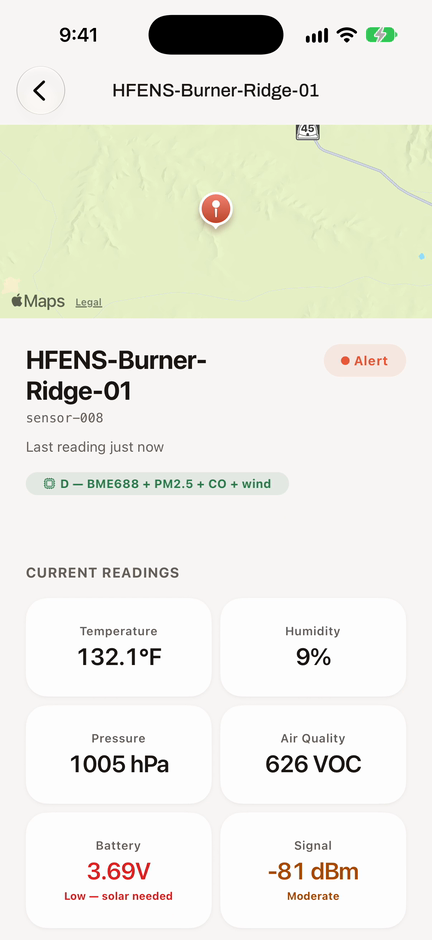
#> input picture planning/teaser/bezel/test-screen.png, 432 x 940 px, found by its file name
$ python build_bezel.py
#> lines starting #> are read from the running program, lines starting #| are printed output that depends on the picture; after the words box and inside, x2 and y2 are one past the last pixel; in counts of white or black regions, pixels touching at a corner belong together
#!/usr/bin/env python3
# Builds an iPhone-style bezel PNG (+ soft shadow) that overlays phone footage.
# Technique: bezel is an opaque rounded-rect RING with a transparent rounded hole;
# overlaid on top of the 432x940 footage it covers the footage's square corners.
from PIL import Image, ImageDraw, ImageFilter

BASE = "/Volumes/CrucialX10/uintawatch/planning/teaser"
OUT = f"{BASE}/bezel"
import os
os.makedirs(OUT, exist_ok=True)

SCREEN_W, SCREEN_H = 432, 940
BORDER = 22                     # bezel thickness around the screen
BW, BH = SCREEN_W + BORDER * 2, SCREEN_H + BORDER * 2   # 476 x 984
OUTER_R = 66
HOLE_R = 48

BEZEL = (18, 13, 10, 255)       # warm near-black, matches ink #1C1814 family
RIM = (58, 50, 42, 255)         # subtle inner rim highlight

# ---- shadow (behind device) ----
pad = 90
sh = Image.new("L", (BW + pad * 2, BH + pad * 2), 0)
#> sh: PIL image 656x1164 L; every value is 0
d = ImageDraw.Draw(sh)
d.rounded_rectangle([pad + 4, pad + 14, pad + BW - 4, pad + BH + 14], radius=OUTER_R, fill=100)
sh = sh.filter(ImageFilter.GaussianBlur(26))
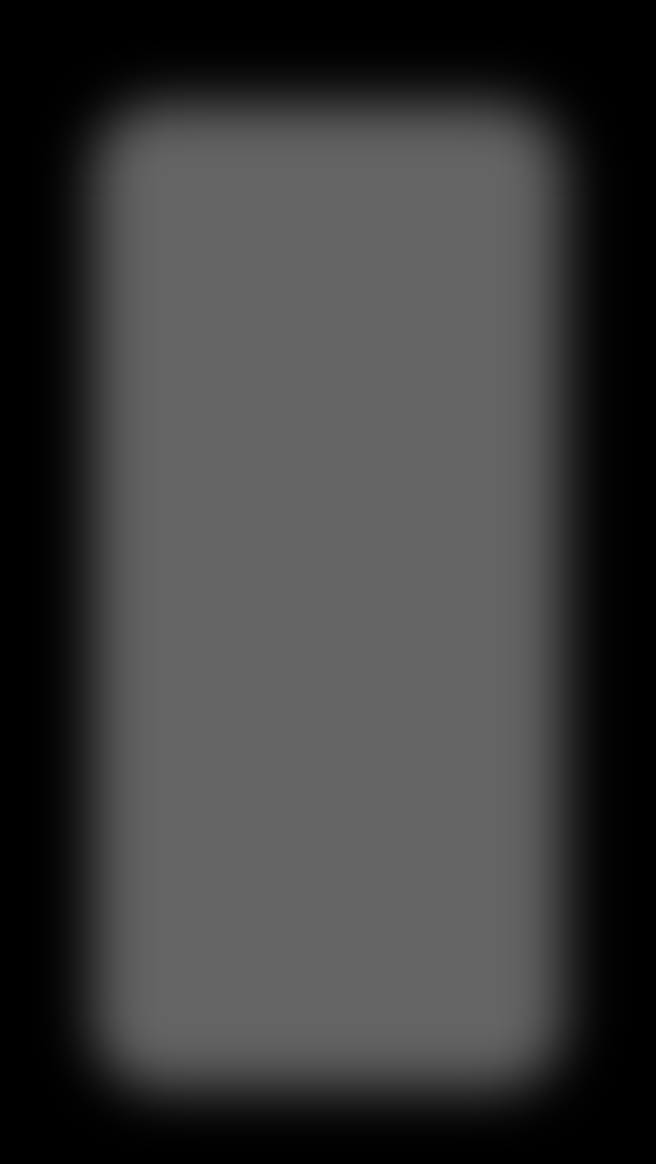
#> sh: PIL image 656x1164 L; min 0, max 100, mean 60
shadow = Image.new("RGBA", sh.size, (20, 14, 8, 0))
shadow.putalpha(sh)
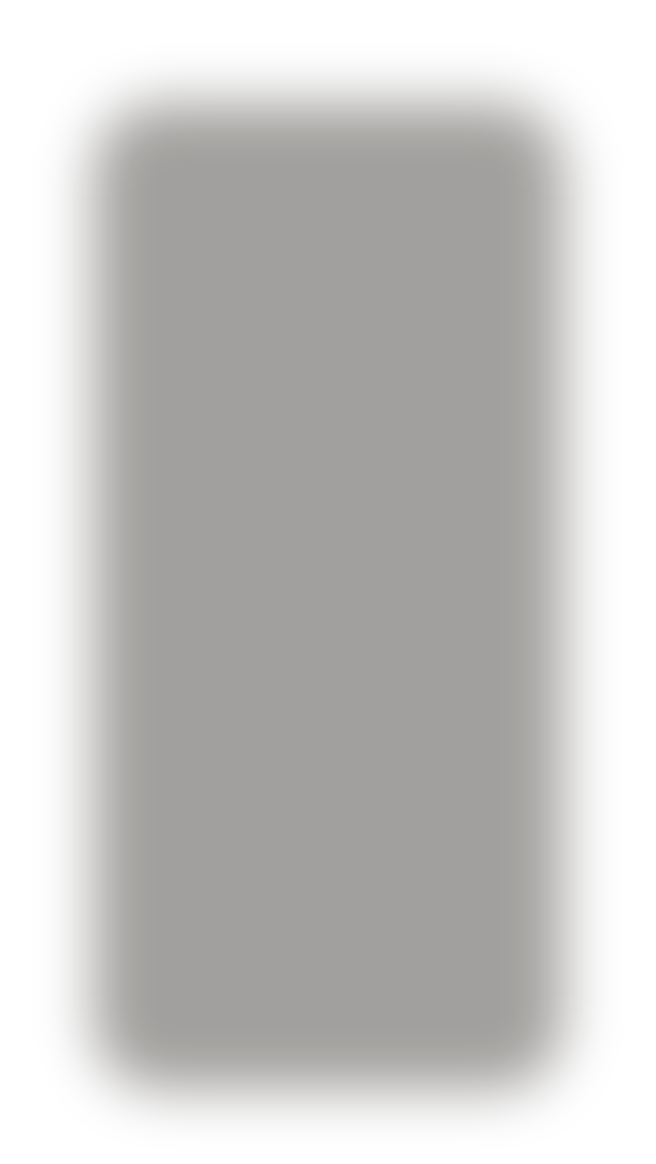
#> shadow: PIL image 656x1164 RGBA; mean R, G, B, A 20, 14, 8, 60; transparent parts drawn white
shadow.save(f"{OUT}/shadow.png")

# ---- bezel ring ----
mask = Image.new("L", (BW, BH), 0)
#> mask: PIL image 476x984 L; every value is 0
dm = ImageDraw.Draw(mask)
dm.rounded_rectangle([0, 0, BW - 1, BH - 1], radius=OUTER_R, fill=255)
dm.rounded_rectangle([BORDER, BORDER, BW - 1 - BORDER, BH - 1 - BORDER], radius=HOLE_R, fill=0)
bezel = Image.new("RGBA", (BW, BH), BEZEL)
bezel.putalpha(mask)
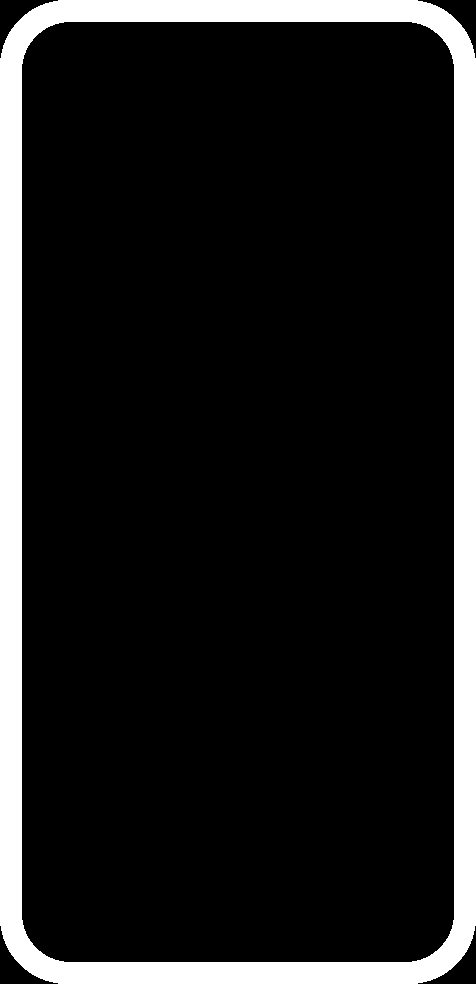
#> mask: PIL image 476x984 L; 12.9% white; 1 white region, box (x1, y1, x2, y2) and area: (0, 0, 476, 984) 60512
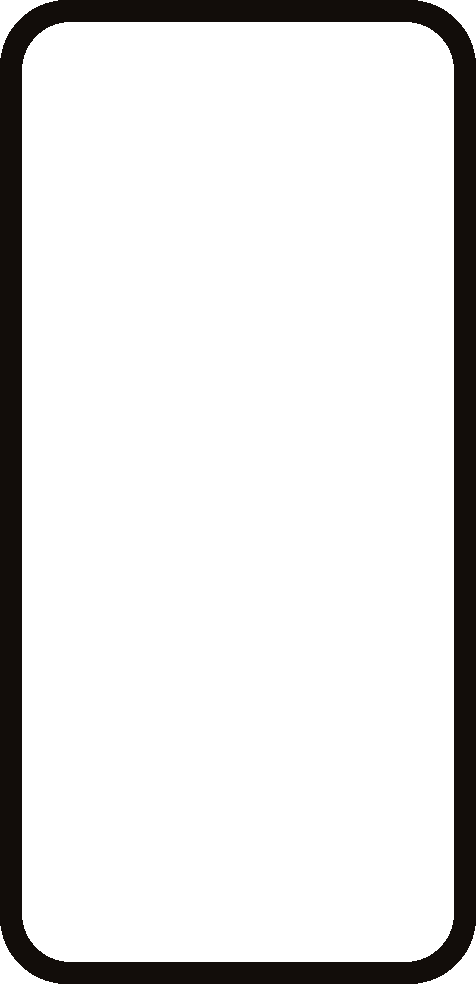
#> bezel: PIL image 476x984 RGBA; mean R, G, B, A 18, 13, 10, 32.9; transparent parts drawn white

# subtle rim stroke around the screen edge (drawn on top, inside the ring)
dv = ImageDraw.Draw(bezel)
dv.rounded_rectangle([BORDER - 1, BORDER - 1, BW - BORDER, BH - BORDER],
                     radius=HOLE_R + 1, outline=RIM, width=2)

# side buttons: power (right), volume up/down (left)
btn = (30, 23, 18, 255)
dv.rounded_rectangle([BW - 2, 250, BW + 5, 356], radius=3, fill=btn)      # power
dv.rounded_rectangle([-5, 208, 2, 268], radius=3, fill=btn)               # vol up (actually action btn on 16 Pro)
dv.rounded_rectangle([-5, 288, 2, 348], radius=3, fill=btn)               # vol up
dv.rounded_rectangle([-5, 366, 2, 426], radius=3, fill=btn)               # vol down
bezel.save(f"{OUT}/bezel.png")
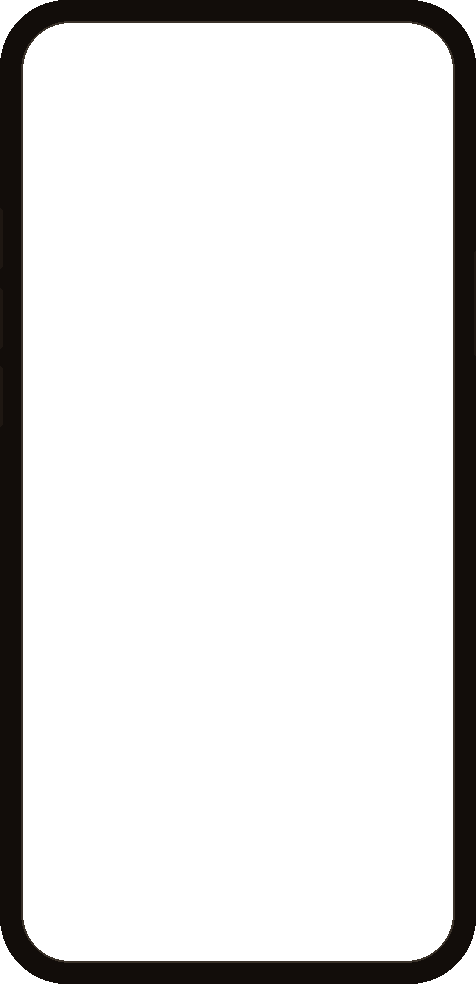
#> saved as bezel.png: PIL image 476x984 RGBA; mean R, G, B, A 18.5, 13.4, 10.4, 34.4; transparent parts drawn white

# ---- composite test: one frame from B-node-detail at t=4 ----
import subprocess
VIDS = "/private/var/folders/sw/msxtzdfd6xl84srgfwhy5jbc0000gn/T/opencode/uw-capture"
subprocess.run(["ffmpeg", "-y", "-v", "error", "-ss", "4", "-i", f"{VIDS}/B-node-detail.mov",
                "-frames:v", "1", "-vf", "scale=432:940:flags=lanczos", f"{OUT}/test-screen.png"],
               capture_output=True)
#> (this line was passed over: subprocess is not available in this run)
screen = Image.open(f"{OUT}/test-screen.png").convert("RGBA")
canvas = Image.new("RGBA", (1920, 1080), (250, 248, 245, 255))
# device centered like in the video: x=1310, y=70 -> bezel at (1290, 48)
canvas.alpha_composite(shadow, (1290 - pad, 48 - pad))
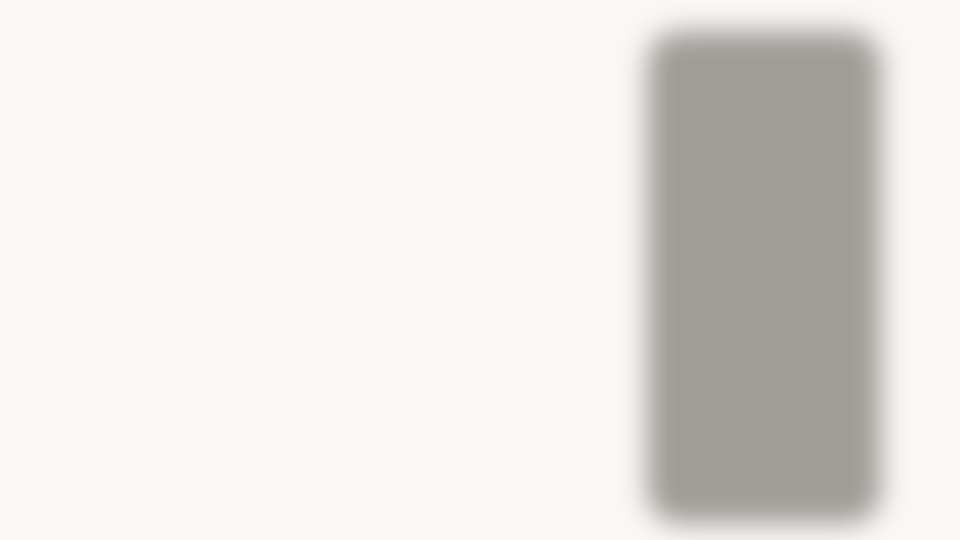
#> canvas: PIL image 1920x1080 RGBA (shown at 1/2 size); mean R, G, B, A 230.1, 227.7, 224.5, 255
canvas.alpha_composite(screen, (1310, 70))
canvas.alpha_composite(bezel, (1290, 48))
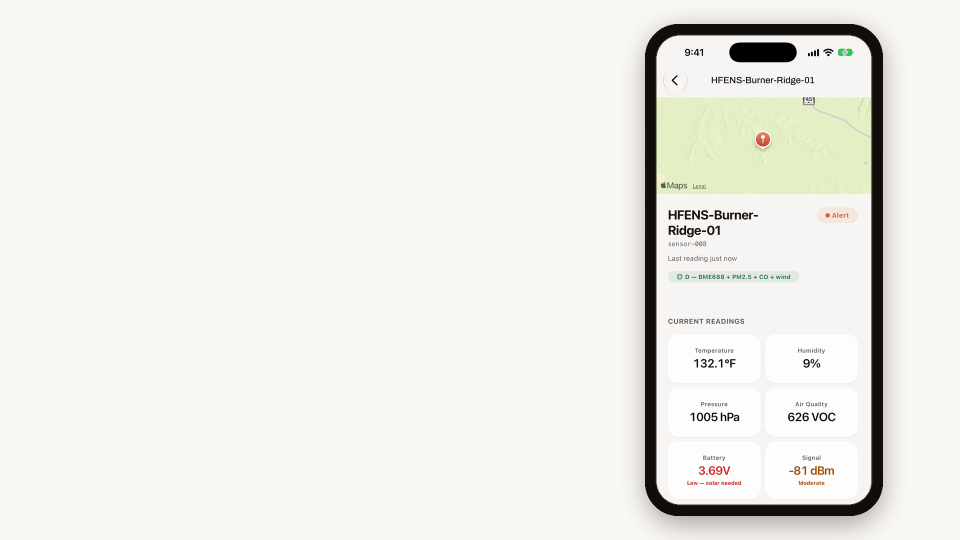
#> canvas: PIL image 1920x1080 RGBA (shown at 1/2 size); mean R, G, B, A 239.2, 237.6, 233.2, 255
canvas.convert("RGB").save(f"{OUT}/composite-test.png")
print("bezel built:", BW, "x", BH)

$ run again, with planning/teaser/bezel/cardframe.png copied over planning/teaser/bezel/test-screen.png
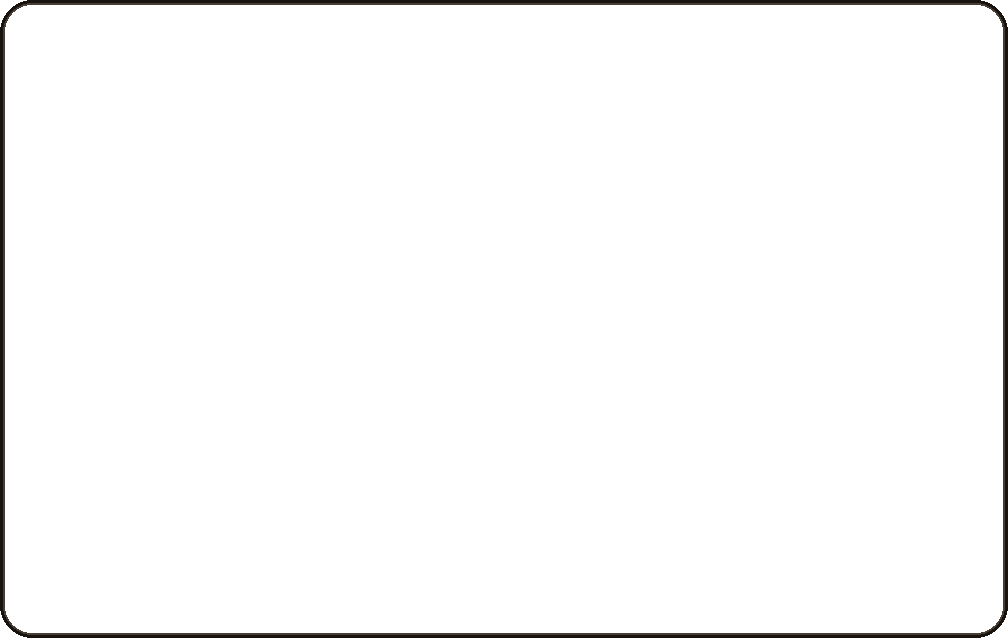
#> input picture planning/teaser/bezel/cardframe.png, 1008 x 638 px, found by its file name
#> screen is the input picture: PIL image 1008x638 RGBA; mean R, G, B, A 24.5, 19.4, 15.4, 6.4
#> `canvas.alpha_composite(bezel, (1290, 48))`:
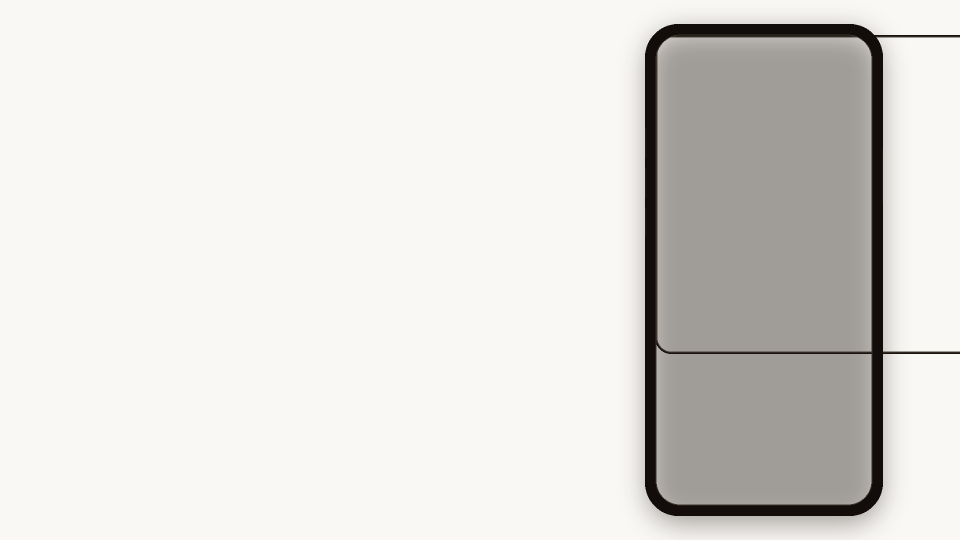
#> canvas: PIL image 1920x1080 RGBA (shown at 1/2 size); mean R, G, B, A 224.4, 221.9, 218.7, 255
